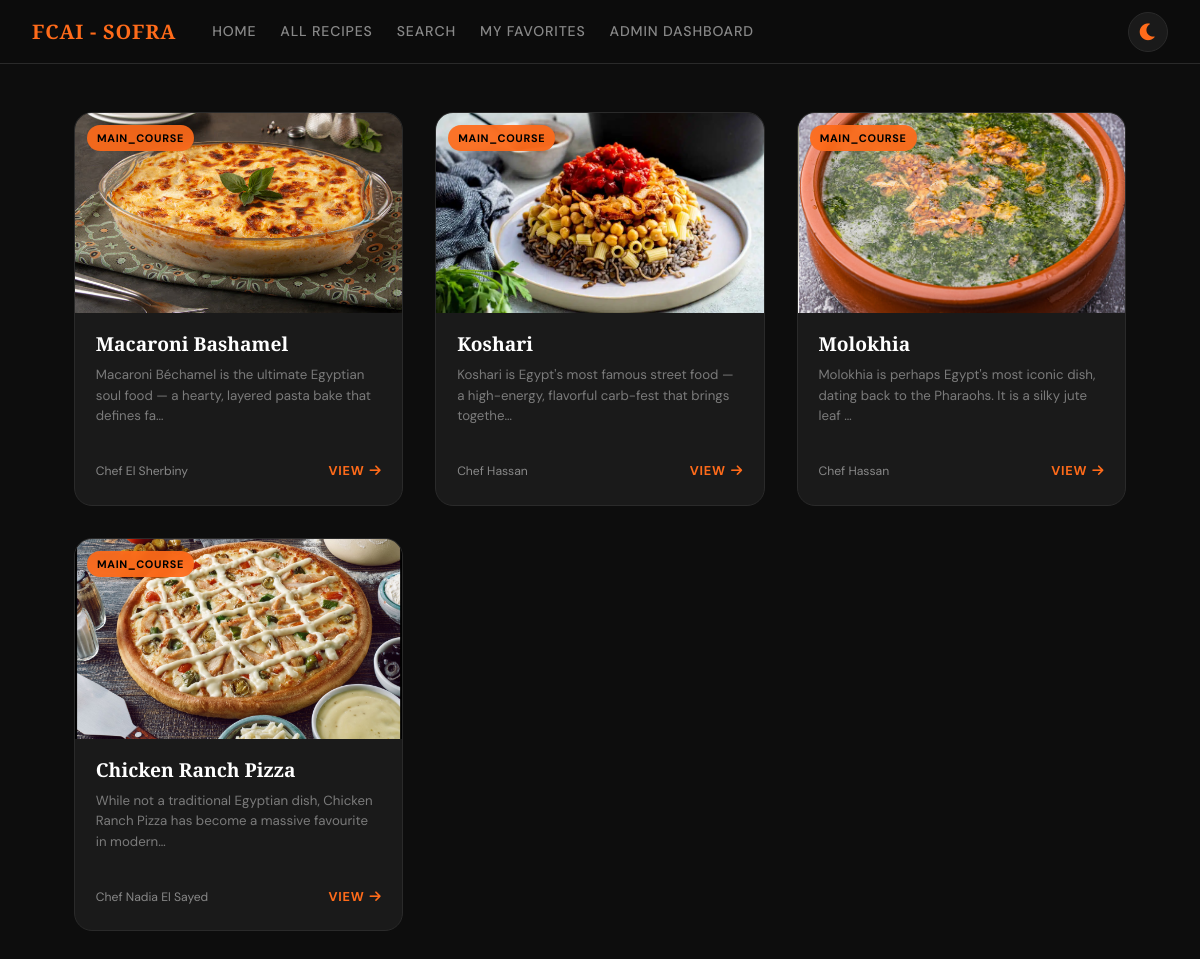
The app's page /all-recipes/ with its own data.
### recipes/models.py (models this page shows, shortened)
class Recipe(models.Model):
    recipe_id = models.CharField(max_length=100, unique=True)
    name = models.CharField(max_length=200)
    course = models.CharField(max_length=100)
    description = models.TextField()
    image_url = models.CharField(max_length=500, blank=True, null=True)
    chef = models.CharField(max_length=200, blank=True, null=True)
    chef_img = models.CharField(max_length=500, blank=True, null=True)
    featured = models.BooleanField(default=False)
    ingredients = models.JSONField(default=list)
    steps = models.JSONField(default=list)

### recipes/views.py (the view)
# urls.py: path('all-recipes/', views.recipesList, name='all_recipes'),
def recipesList(request):
    all_recipes = Recipe.objects.all()
    context = {
        'recipes': all_recipes
    }
    return render(request, 'recList.html', context)

### recipes/templates/recList.html (shortened to what this page needs)
{% load static %}
<!DOCTYPE html>
<html lang="en">
<head>
    <link rel="stylesheet" href="{% static 'css/base.css' %}">
    <link rel="stylesheet" href="{% static 'css/recList.css' %}">
    <link rel="stylesheet" href="https://cdnjs.cloudflare.com/ajax/libs/font-awesome/6.0.0-beta3/css/all.min.css">
</head>
<body>
<nav>
  <strong>FCAI - SOFRA</strong>
  <a href="/">Home</a>
  <a href="{% url 'all_recipes' %}">All Recipes</a>
  <a href="#">Search</a>
  <a href="#">My Favorites</a>
  <a href="/admin/">Admin Dashboard</a>
  <button id="themeToggle" class="theme-toggle" style="margin-left: auto;">
    <i class="fas fa-moon"></i>
  </button>
</nav>
<main>
  <div class="rl-grid" id="recipeGrid">
    {% for recipe in recipes %}
        <div class="rl-card reveal">
            <div class="rl-card__img-wrap">
                <img class="rl-card__img" src="{% static recipe.image_url %}" alt="{{ recipe.name }}"
                     onerror="this.src='https://images.unsplash.com/photo-1547592180-85f173990554?w=600&q=75'">
                <span class="rl-card__course">{{ recipe.course }}</span>
            </div>
            <div class="rl-card__body">
                <div class="rl-card__title">{{ recipe.name }}</div>
                <p class="rl-card__desc">{{ recipe.description|truncatechars:100 }}</p>
                <div class="rl-card__footer">
                    <span class="rl-card__chef">{{ recipe.chef|default:"Self-Made" }}</span>
                    <a class="rl-card__view" href="{% url 'recipe_detail' recipe.recipe_id %}">View <i class="fas fa-arrow-right"></i></a>
                </div>
            </div>
        </div>
    {% empty %}
        <div class="rl-empty">
            <h3>No recipes found in the database.</h3>
        </div>
    {% endfor %}
  </div>
</main>
</body>
</html>

### recipes/static/css/base.css (style rules this page uses)
:root { --clr-bg: #0d0d0d; --clr-surface: #141414; --clr-card: #1a1a1a; --clr-border: #2a2a2a; --clr-orange: #ff6b1a; --clr-orange-lt: #ff8c45; --clr-orange-dk: #c94d00; --clr-text: #f0ece4; --clr-muted: #888; --clr-white: #fff; --ff-display: 'Playfair Display', Georgia, serif; --ff-body: 'DM Sans', sans-serif; --radius: 10px; --radius-lg: 18px; --shadow: 0 4px 24px rgba(0,0,0,0.55); --shadow-lg: 0 12px 48px rgba(0,0,0,0.75); --glow: 0 0 24px rgba(255,107,26,0.18); --transition: 0.3s cubic-bezier(0.4,0,0.2,1); --transition-slow: 0.6s cubic-bezier(0.4,0,0.2,1); }
*, *::before, *::after { box-sizing: border-box; margin: 0; padding: 0; }
html { scroll-behavior: smooth; font-size: 16px; }
body { background: var(--clr-bg); color: var(--clr-text); font-family: var(--ff-body); font-weight: 400; line-height: 1.7; min-height: 100vh; overflow-x: hidden; }
p { color: var(--clr-text); opacity: 0.88; margin-bottom: 1rem; }
strong { color: var(--clr-white); font-weight: 600; }
a { color: var(--clr-orange); text-decoration: none; transition: color var(--transition); }
nav { display: flex; align-items: center; gap: 0; padding: 0 2rem; height: 64px; background: rgba(13,13,13,0.97); backdrop-filter: blur(12px); -webkit-backdrop-filter: blur(12px); border-bottom: 1px solid var(--clr-border); position: sticky; top: 0; z-index: 1000; flex-wrap: wrap; transition: background 0.3s ease, border-color 0.3s ease; }
nav strong { font-family: var(--ff-display); font-size: 1.25rem; color: var(--clr-orange); letter-spacing: 0.04em; margin-right: 1.5rem; white-space: nowrap; transition: color 0.3s ease; }
nav a { color: var(--clr-muted); font-size: 0.88rem; font-weight: 500; letter-spacing: 0.06em; text-transform: uppercase; padding: 6px 12px; border-radius: 6px; transition: color 0.3s ease, background 0.3s ease; white-space: nowrap; }
main { max-width: 1100px; margin: 0 auto; padding: 3rem 1.5rem; }
img { max-width: 100%; height: auto; display: block; }
.theme-toggle { background: var(--clr-card); border: 1px solid var(--clr-border); border-radius: 50%; width: 40px; height: 40px; cursor: pointer; display: flex; align-items: center; justify-content: center; transition: all var(--transition); color: var(--clr-orange); font-size: 1.2rem; }
body, body * { transition: background-color 0.3s ease, border-color 0.3s ease, color 0.2s ease, box-shadow 0.3s ease; }
body *:not(.hero__bg):not(.course-card__img):not(.chef-card__img):not(.recipe-card__img) { transition: background-color 0.3s ease, border-color 0.3s ease, color 0.2s ease; }

### recipes/static/css/recList.css (style rules this page uses)
.rl-grid { display: grid; grid-template-columns: repeat(auto-fill, minmax(290px, 1fr)); gap: 2rem; }
.rl-card { background: var(--clr-card); border: 1px solid var(--clr-border); border-radius: var(--radius-lg); overflow: hidden; transition: all var(--transition); position: relative; display: flex; flex-direction: column; }
.rl-card__img-wrap { height: 200px; overflow: hidden; position: relative; background: var(--clr-surface); }
.rl-card__img { width: 100%; height: 100%; object-fit: cover; transition: transform 0.5s ease; }
.rl-card__course { position: absolute; top: 12px; left: 12px; background: rgba(255,107,26,0.92); color: #000; font-size: 0.68rem; font-weight: 700; padding: 4px 10px; border-radius: 30px; text-transform: uppercase; letter-spacing: 0.06em; backdrop-filter: blur(4px); }
.rl-card__body { padding: 1.2rem 1.3rem 1.4rem; flex: 1; display: flex; flex-direction: column; }
.rl-card__title { font-family: var(--ff-display); font-size: 1.2rem; font-weight: 700; color: var(--clr-white); margin-bottom: 0.5rem; line-height: 1.3; }
.rl-card__desc { font-size: 0.83rem; color: var(--clr-muted); line-height: 1.55; flex: 1; display: -webkit-box; -webkit-line-clamp: 3; -webkit-box-orient: vertical; overflow: hidden; }
.rl-card__footer { margin-top: 1.1rem; display: flex; align-items: center; justify-content: space-between; }
.rl-card__chef { display: flex; align-items: center; gap: 7px; font-size: 0.76rem; color: var(--clr-muted); }
.rl-card__view { display: inline-flex; align-items: center; gap: 5px; font-size: 0.8rem; font-weight: 700; color: var(--clr-orange); text-transform: uppercase; letter-spacing: 0.06em; text-decoration: none; transition: color var(--transition); }
.rl-card { opacity: 0; transform: translateY(28px); animation: revealCard 0.55s ease forwards; }

### records on screen
Recipe: image_url (picture), course "MAIN_COURSE", name "Macaroni Bashamel", description "Macaroni Béchamel is the ultimate Egyptian soul food — a hearty, layered pasta bake that defines fa…", chef "Chef El Sherbiny"
Recipe: image_url (picture), course "MAIN_COURSE", name "Koshari", description "Koshari is Egypt's most famous street food — a high-energy, flavorful carb-fest that brings togethe…", chef "Chef Hassan"
Recipe: image_url (picture), course "MAIN_COURSE", name "Molokhia", description "Molokhia is perhaps Egypt's most iconic dish, dating back to the Pharaohs. It is a silky jute leaf …", chef "Chef Hassan"
Recipe: image_url (picture), course "MAIN_COURSE", name "Chicken Ranch Pizza", description "While not a traditional Egyptian dish, Chicken Ranch Pizza has become a massive favourite in modern…", chef "Chef Nadia El Sayed"
